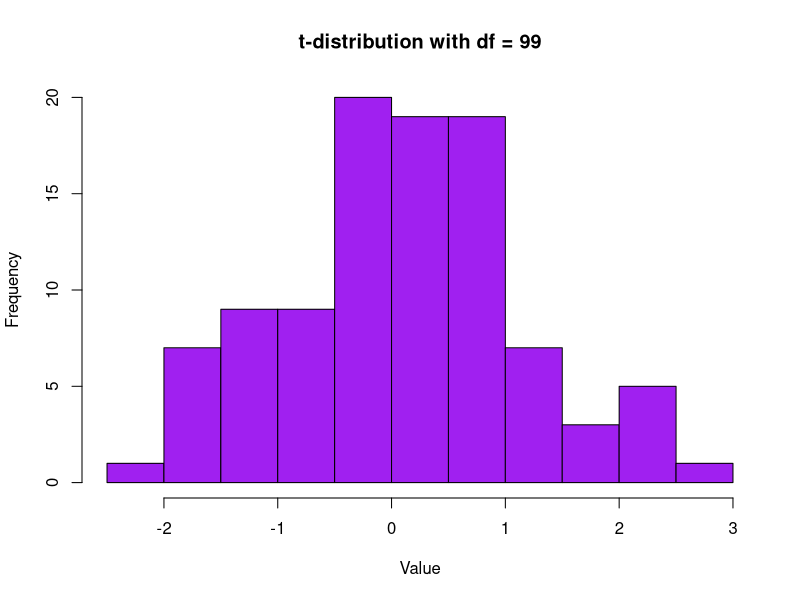
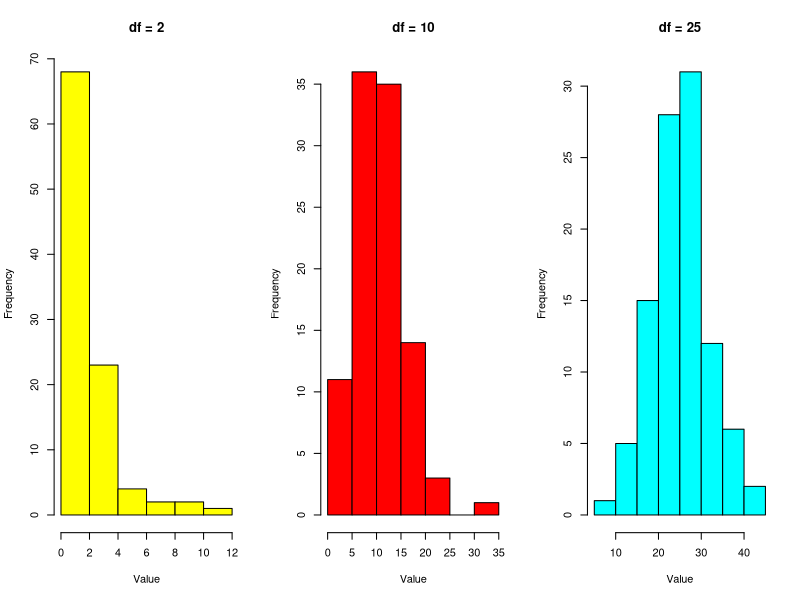
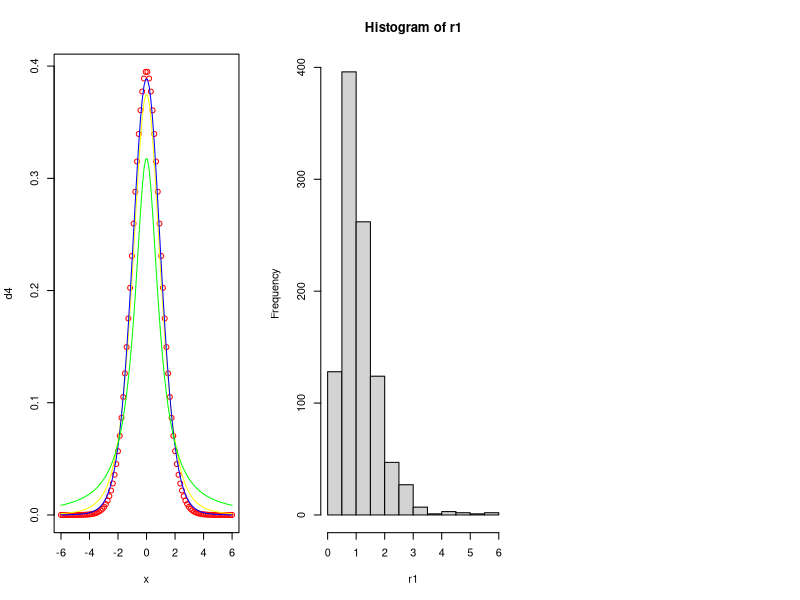

Generate these figures, in order, with R:
# (1) Use the rt(n, df) function in r to investigate the t-distribution for n = 100 and df = n - 1 and plot
# the histogram for the same.

n = 100
df = n-1
p = rt(n,df)
print(p)
hist(p, 
     col = "purple", 
     main = paste("t-distribution with df =", df), 
     xlab = "Value")

# (2) Use the rchisq(n, df) function in r to investigate the chi-square distribution with n = 100 and
# df = 2, 10, 25.

n = 100
df = c(2,10,25)
r1 = rchisq(n,df[1])
r2 = rchisq(n,df[2])
r3 = rchisq(n,df[3])
par(mfrow=c(1,3))

hist(r1, main = "df = 2", xlab = "Value", col = "yellow")
hist(r2, main = "df = 10", xlab = "Value", col = "red")
hist(r3, main = "df = 25", xlab = "Value", col = "cyan")

# (3) Generate a vector of 100 values between -6 and 6. Use the dt() function in r to find the values of a
# t-distribution given a random variable x and degrees of freedom 1,4,10,30. Using these values plot
# the density function for students t-distribution with degrees of freedom 30. Also shows a comparison
# of probability density functions having different degrees of freedom (1,4,10,30).

x = seq(-6, 6, length = 100)
d1 = dt(x,1)
d2 = dt(x,4)
d3 = dt(x,10)
d4 = dt(x,30)

plot(x,d4,col="red")
lines(x,d2,col="yellow")
lines(x,d3,col="blue")
lines(x,d1,col="green")


# (4) Write a r-code
# (i) To find the 95th percentile of the F-distribution with (10, 20) degrees of freedom.
# (ii) To calculate the area under the curve for the interval [0, 1.5] and the interval [1.5, +∞) of
# a F-curve with v1 = 10 and v2 = 20 (USE pf()).
# (iii) To calculate the quantile for a given area (= probability) under the curve for a F-curve
# with v1 = 10 and v2 = 20 that corresponds to q = 0.25, 0.5, 0.75 and 0.999. (use the qf())
# (iv) To generate 1000 random values from the F-distribution with v1 = 10 and v2 = 20 (use
# rf())and plot a histogram.

f1 = qf(0.95,10,20) #(i)
print(f1)

p1 = pf(1.5, 10, 20) #(ii)
print(p1)
p2 = 1-p1 #method1
print(p2) 
p2 = pf(1.5, 10, 20, lower.tail = FALSE) #method2
print(p2)

f5 = qf(c(0.25,0.5,0.75,0.999), 10, 20) #(iii)
print(f5)

r1 = rf(1000,10,20) #(iv)
hist(r1)